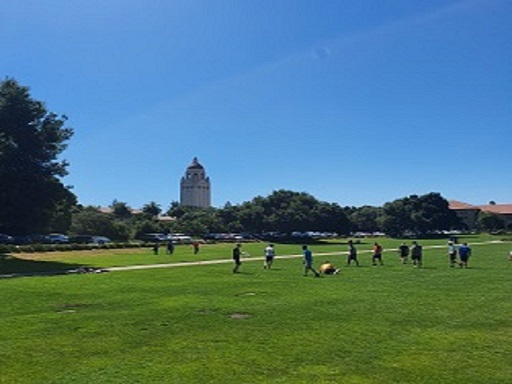
#> input picture Study_Deep_Learning/OpenCv Practical using Python/image1.jpg, 512 x 384 px
$ python 'edge detection.py'   (older library calls are emulated)
#> lines starting #> are read from the running program, lines starting #| are printed output that depends on the picture; after the words box and inside, x2 and y2 are one past the last pixel; in counts of white or black regions, pixels touching at a corner belong together
import numpy as np
# import argparse
import cv2

# # ap = argparse.ArgumentParser()
# # ap.add_argument("-i", "--image", required = True,
# #                 help = "Path to the image")
# # args = vars(ap.parse_args(()))
#
# image = cv2.imread("./image1.jpg")
# image = cv2.cvtColor(image, cv2.COLOR_BGR2GRAY)
# cv2.imshow("Original", image)
#
# # lap = cv2.Laplacian(image,cv2.CV_64F)
# # lap = np.uint8(np.absolute(lap))
# # cv2.imshow("Laplacian", lap)
#
#
# sobelX = cv2.Sobel(image, cv2.CV_64F, 1, 0)
# sobelY = cv2.Sobel(image, cv2.CV_64F, 0, 1)
#
# sobelX = np.uint8(np.absolute(sobelX))
# sobelY = np.uint8(np.absolute(sobelX))
#
# sobelCombined = cv2.bitwise_or(sobelX, sobelY)
#
# cv2.imshow("Sobel X", sobelX)
# cv2.imshow("Sobel Y", sobelY)
# cv2.imshow("Sobel Combined", sobelCombined)
# cv2.waitKey(0)

image = cv2.imread("./image1.jpg")
#> image is the input picture: shape (384, 512, 3); mean B, G, R 128.2, 120.2, 80.2
image = cv2.cvtColor(image, cv2.COLOR_BGR2GRAY)
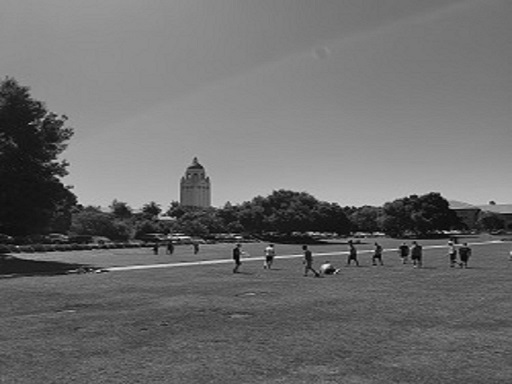
#> image: shape (384, 512); min 0, max 244, mean 109.1
image = cv2.GaussianBlur(image, (5, 5), 0)
cv2.imshow("Blurred", image)

canny = cv2.Canny(image, 30, 150)
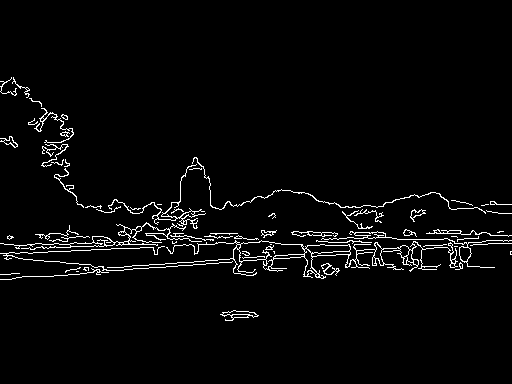
#> canny: shape (384, 512); 3.1% white in thin lines or dots, all inside (x1, y1, x2, y2) = (0, 77, 512, 321)
cv2.imshow("Canny", canny)
cv2.waitKey(0)
